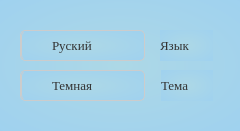
<?xml version="1.0" encoding="UTF-8"?>
<ui version="4.0">
 <class>Setting</class>
 <widget class="QDialog" name="Setting">
  <property name="geometry">
   <rect>
    <x>0</x>
    <y>0</y>
    <width>240</width>
    <height>131</height>
   </rect>
  </property>
  <property name="sizePolicy">
   <sizepolicy hsizetype="Fixed" vsizetype="Fixed">
    <horstretch>0</horstretch>
    <verstretch>0</verstretch>
   </sizepolicy>
  </property>
  <property name="minimumSize">
   <size>
    <width>240</width>
    <height>131</height>
   </size>
  </property>
  <property name="maximumSize">
   <size>
    <width>240</width>
    <height>131</height>
   </size>
  </property>
  <property name="windowTitle">
   <string>Настройки</string>
  </property>
  <property name="windowIcon">
   <iconset>
    <normaloff>Лого.png</normaloff>Лого.png</iconset>
  </property>
  <property name="styleSheet">
   <string notr="true">/* Стиль градиента для фона */
background: qradialgradient(cx: 0.5, cy: 0.5, fx: 0.5, fy: 0.5, radius: 1.5, stop: 0 rgba(173, 216, 230, 255), stop: 1 rgba(144, 202, 249, 255));

/* Стиль текста */
color: #333; /* Темный цвет текста для лучшей читаемости на светлом фоне */
</string>
  </property>
  <widget class="QComboBox" name="theme_combobox">
   <property name="geometry">
    <rect>
     <x>20</x>
     <y>70</y>
     <width>125</width>
     <height>31</height>
    </rect>
   </property>
   <property name="minimumSize">
    <size>
     <width>125</width>
     <height>31</height>
    </size>
   </property>
   <property name="font">
    <font>
     <family>Georgia</family>
     <pointsize>10</pointsize>
     <italic>false</italic>
     <underline>false</underline>
     <strikeout>false</strikeout>
     <stylestrategy>PreferDefault</stylestrategy>
    </font>
   </property>
   <property name="cursor">
    <cursorShape>ArrowCursor</cursorShape>
   </property>
   <property name="accessibleName">
    <string>&lt;html&gt;&lt;head/&gt;&lt;body&gt;&lt;p&gt;гнепш&lt;/p&gt;&lt;p&gt;&lt;br/&gt;&lt;/p&gt;&lt;/body&gt;&lt;/html&gt;</string>
   </property>
   <property name="layoutDirection">
    <enum>Qt::RightToLeft</enum>
   </property>
   <property name="autoFillBackground">
    <bool>false</bool>
   </property>
   <property name="styleSheet">
    <string notr="true">/* Стиль QComboBox */
QComboBox {
    border: 1px solid #ccc; /* Граничная линия */
    border-radius: 5px; /* Скругление углов */
    padding: 5px; /* Отступ внутри ComboBox */
	/* Цвета для светлой темы */
	background: qradialgradient(cx: 0.5, cy: 0.5, fx: 0.5, fy: 0.5, radius: 1.5, 		stop: 0 rgba(173, 216, 230, 255), stop: 1 rgba(144, 202, 249, 255));
    selection-background-color: #B0E57C; /* Цвет выделения */
}

/* Стиль QComboBox в раскрытом состоянии */
QComboBox::drop-down {
    subcontrol-origin: padding;
    subcontrol-position: top right;
    border-radius: 5px; /* Скругление углов */
    width: 25px; /* Ширина кнопки раскрытия списка */
    border-left-width: 1px; /* Ширина граничной линии слева от кнопки */
    border-left-color: #ccc; /* Цвет граничной линии */
    border-left-style: solid;
}

/* Стиль элементов в раскрывающемся списке (выбранный элемент) */
QComboBox QAbstractItemView {
    border: 1px solid #ccc; /* Граничная линия для элементов в списке */
    border-radius: 5px; /* Скругление углов элементов в списке */
}

/* Стиль выбранного элемента в раскрывающемся списке */
QComboBox QAbstractItemView::item {
	/* Цвета для светлой темы */
	background: #fff;
}
</string>
   </property>
   <property name="inputMethodHints">
    <set>Qt::ImhNone</set>
   </property>
   <property name="editable">
    <bool>false</bool>
   </property>
   <property name="currentText">
    <string notr="true">Темная</string>
   </property>
   <property name="currentIndex">
    <number>1</number>
   </property>
   <property name="sizeAdjustPolicy">
    <enum>QComboBox::AdjustToContents</enum>
   </property>
   <item>
    <property name="text">
     <string notr="true">Светлая</string>
    </property>
   </item>
   <item>
    <property name="text">
     <string notr="true">Темная</string>
    </property>
   </item>
  </widget>
  <widget class="QLabel" name="label_4">
   <property name="geometry">
    <rect>
     <x>161</x>
     <y>70</y>
     <width>52</width>
     <height>31</height>
    </rect>
   </property>
   <property name="font">
    <font>
     <family>Georgia</family>
     <pointsize>10</pointsize>
     <italic>false</italic>
    </font>
   </property>
   <property name="text">
    <string>Тема</string>
   </property>
   <property name="margin">
    <number>0</number>
   </property>
  </widget>
  <widget class="QComboBox" name="Language_Box">
   <property name="geometry">
    <rect>
     <x>20</x>
     <y>30</y>
     <width>125</width>
     <height>31</height>
    </rect>
   </property>
   <property name="minimumSize">
    <size>
     <width>125</width>
     <height>31</height>
    </size>
   </property>
   <property name="font">
    <font>
     <family>Georgia</family>
     <pointsize>10</pointsize>
     <italic>false</italic>
     <underline>false</underline>
     <strikeout>false</strikeout>
     <stylestrategy>PreferDefault</stylestrategy>
    </font>
   </property>
   <property name="cursor">
    <cursorShape>ArrowCursor</cursorShape>
   </property>
   <property name="layoutDirection">
    <enum>Qt::RightToLeft</enum>
   </property>
   <property name="styleSheet">
    <string notr="true">/* Стиль QComboBox */
QComboBox {
    border: 1px solid #ccc; /* Граничная линия */
    border-radius: 5px; /* Скругление углов */
    padding: 5px; /* Отступ внутри ComboBox */
	/* Цвета для светлой темы */
	background: qradialgradient(cx: 0.5, cy: 0.5, fx: 0.5, fy: 0.5, radius: 1.5, 		stop: 0 rgba(173, 216, 230, 255), stop: 1 rgba(144, 202, 249, 255));
    selection-background-color: #B0E57C; /* Цвет выделения */
}

/* Стиль QComboBox в раскрытом состоянии */
QComboBox::drop-down {
    subcontrol-origin: padding;
    subcontrol-position: top right;
    border-radius: 5px; /* Скругление углов */
    width: 25px; /* Ширина кнопки раскрытия списка */
    border-left-width: 1px; /* Ширина граничной линии слева от кнопки */
    border-left-color: #ccc; /* Цвет граничной линии */
    border-left-style: solid;
}

/* Стиль элементов в раскрывающемся списке (выбранный элемент) */
QComboBox QAbstractItemView {
    border: 1px solid #ccc; /* Граничная линия для элементов в списке */
    border-radius: 5px; /* Скругление углов элементов в списке */
}

/* Стиль выбранного элемента в раскрывающемся списке */
QComboBox QAbstractItemView::item {
	/* Цвета для светлой темы */
	background: #fff;
}
</string>
   </property>
   <property name="inputMethodHints">
    <set>Qt::ImhNone</set>
   </property>
   <item>
    <property name="text">
     <string>Руский</string>
    </property>
   </item>
   <item>
    <property name="text">
     <string>Английский</string>
    </property>
   </item>
  </widget>
  <widget class="QLabel" name="label_3">
   <property name="geometry">
    <rect>
     <x>160</x>
     <y>30</y>
     <width>53</width>
     <height>31</height>
    </rect>
   </property>
   <property name="font">
    <font>
     <family>Georgia</family>
     <pointsize>10</pointsize>
     <italic>false</italic>
    </font>
   </property>
   <property name="text">
    <string>Язык</string>
   </property>
   <property name="margin">
    <number>0</number>
   </property>
  </widget>
 </widget>
 <resources/>
 <connections/>
</ui>
